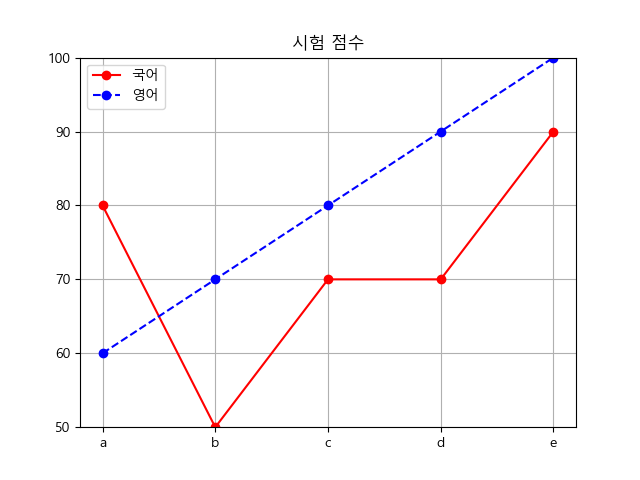

Write the Python code that produced this figure.
# 터미널창 초기화
import os
os.system('cls')


# matplotlib : Plotting 라이브러리.
# 그래프 생성을 위한 다양한 함수를 제공
# 시각화의 중요성

import numpy as np
import matplotlib.pyplot as plt
plt.rc("font", family="malgun gothic")
plt.rcParams['axes.unicode_minus'] = False

# x = ["서울", "인천", "수원"]
x = ("서울", "인천", "수원")
# x = {"서울", "인천", "수원"}      # set 형식은 x축으로 입력 불가능(set형태는 순서(index)가 없음 -->> 중복을 제거할 때 사용)


y = [5, 3, 7]

plt.plot(x,y)
plt.xlim([-1, 3])
plt.ylim([0, 10])

# tick 설정(y축 label을 인위적으로 표시)
plt.yticks(list(range(0, 11, 3)))
plt.plot(x,y)
plt.show()


data = np.arange(1, 11, 2)
plt.plot(data)                  # x축의 구간은 자동으로 설정됨.
x = [0,1,2,3,4]
for a, b in zip(x,data):
    plt.text(a, b, str(b))
plt.show()



x = np.arange(10)
y = np.sin(x)
print(x,y)
# plt.plot(x,y)
plt.plot(x,y, "--or", linewidth=2, markersize=12)
plt.show()

# hold : 복수의 plot을 하나의 figure에서 시각화
x = np.arange(0, np.pi * 3, 0.1)
print(x)
y_sin = np.sin(x)
y_cos = np.cos(x)

plt.figure(figsize=(10, 5))         # figsize=(너비, 높이)
plt.plot(x, y_sin, 'r-')
plt.scatter(x, y_cos)
plt.xlabel("x")
plt.ylabel("y")
plt.title("Sine & Cosine Graph[0 < x < 3*pi]")

plt.show()

print()

# subplot : 하나의 Figure를 여러개의 Axes(plot)으로 나누기
plt.subplot(2, 1, 1)        # 2행1열 짜리 subplot 열을 만들고, 1행에 plot
plt.plot(x, y_sin)
plt.title("Sine Graph [0 < x < 3*pi]")
plt.subplot(2, 1, 2)        # # 2행1열 짜리 subplot 열을 만들고, 2행에 plot
plt.plot(x, y_cos)
plt.title("Cosine Graph [0 < x < 3*pi]")
plt.show()
print()

irum = ['a', 'b', 'c', 'd', 'e']
kor = [80, 50, 70, 70, 90]
eng = [60, 70, 80, 90, 100]
plt.plot(irum, kor, 'ro-')
plt.plot(irum, eng, 'bo--')
plt.ylim([50, 100])
plt.title("시험 점수")
# plt.legend(['국어', '영어'], loc=4)
plt.legend(['국어', '영어'], loc='best')
plt.grid(True)

fig = plt.gcf()
plt.show()
fig.savefig("plot1.png")



from matplotlib.pyplot import imread
img = imread("plot1.png")
plt.imshow(img)
plt.show()
